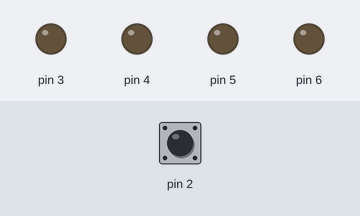
Recording of a sketch running on a simulated Arduino Uno, built with avr-gcc and run on an emulated ATmega328P. On the bench: output pins drawn as LEDs (lit = HIGH). The inputs (shaded band) are chosen by the test bench; at power-on: pin 2 HIGH. What the sketch prints to the serial monitor is not drawn.

Above: at 1.2 s.
1.3 s: pin 2 pulsed LOW 5 times (0.12 s each, 0.3 s apart)
At 4.14 s:
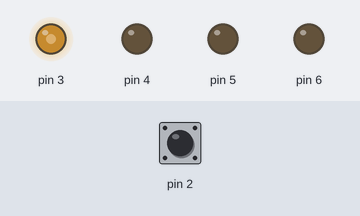
5.6 s: pin 2 driven LOW
7.1 s: pin 2 driven HIGH
At 13.5 s:
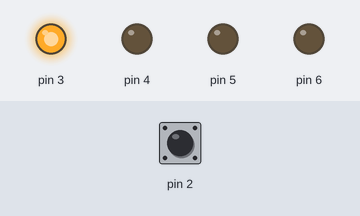
Timing chart, 0 to 15.0 s (numbered marks = the images above; inputs shaded):
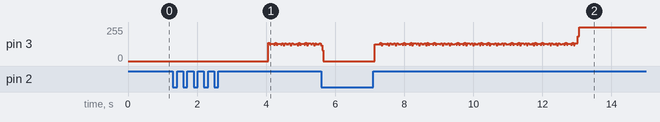

The sketch:

3scounter.ino
```cpp
int s;
unsigned long runtime;
unsigned long starttime;

void setup() {
  // put your setup code here, to run once:
  Serial.begin(9600);
  for(int num = 3;num<=6;num++){
    pinMode(num,OUTPUT);
    digitalWrite(num,LOW);
  }

}


void loop() {
  // put your main code here, to run repeatedly:
  starttime = millis()/1000;
  runtime=starttime-runtime;
  Serial.println(runtime);

  if(digitalRead(2) == LOW){
    s++;
    runtime = 0;
    delay(1000);
    digitalWrite(3,LOW);
    while(digitalRead(2) == LOW){}
  }

  if(runtime>3){
    digitalWrite(3,HIGH);
    }
    else{
      digitalWrite(3,LOW);
    }


}
```
